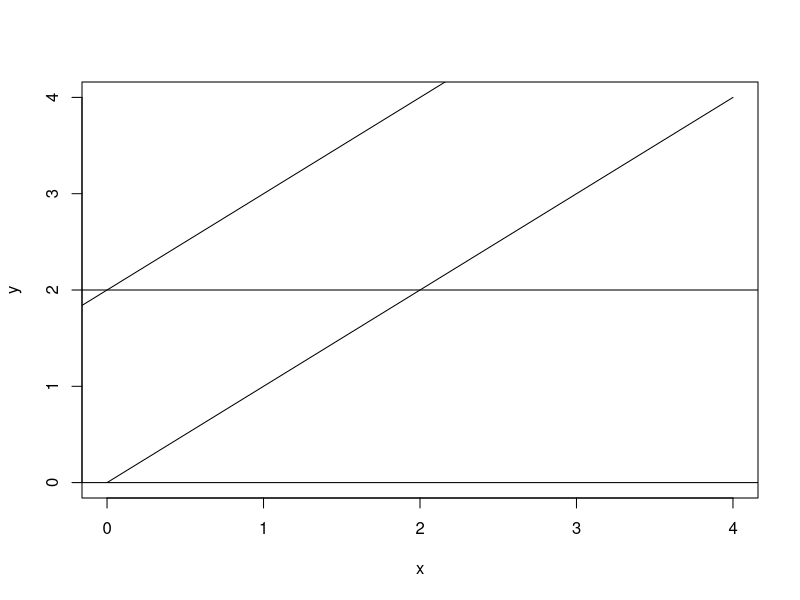

Source code (R):
## ---- chunk 1
x <- 0:4;y <- 0:4

plot(y~x, type = "l")
abline(h = 2)
abline(h = 0)
abline(a = 2, b = 1)
